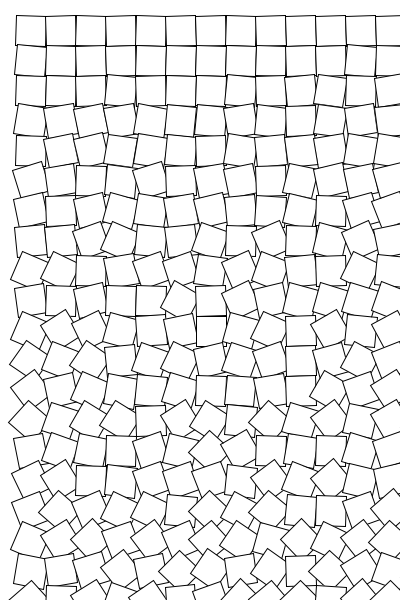
Frame 1 (no input)
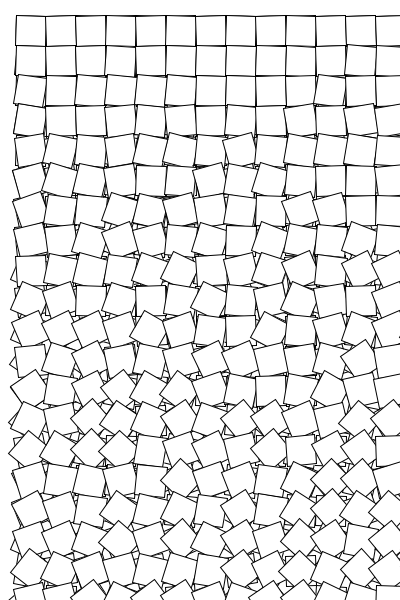
Frame 2 (the mouse pressed at the canvas centre, redrawn once)

The Processing sketch that drew these frames (run headless with seeded random() and noise(); the mouse was pressed at the canvas centre and the sketch redrawn once):

// Processing sketch: processing_185234
// ── processing_185234.pde

void setup() {
  size(400, 600);
  background(255);
  rectMode(CENTER);
  noLoop();
}

int x = 30;
int y = 30;
int margin = x * 2;

void draw() {
  for (int i = 1; i < (height - margin); i = i + 1) {
    for (int j = 1; j < (width - margin); j = j + 1) {
      pushMatrix();
      translate(x * j, y * i);
      rotate(radians(random(-i * 3, i * 3)));
      rect(1, 1, x, y);
      popMatrix();
    }
  }
}
